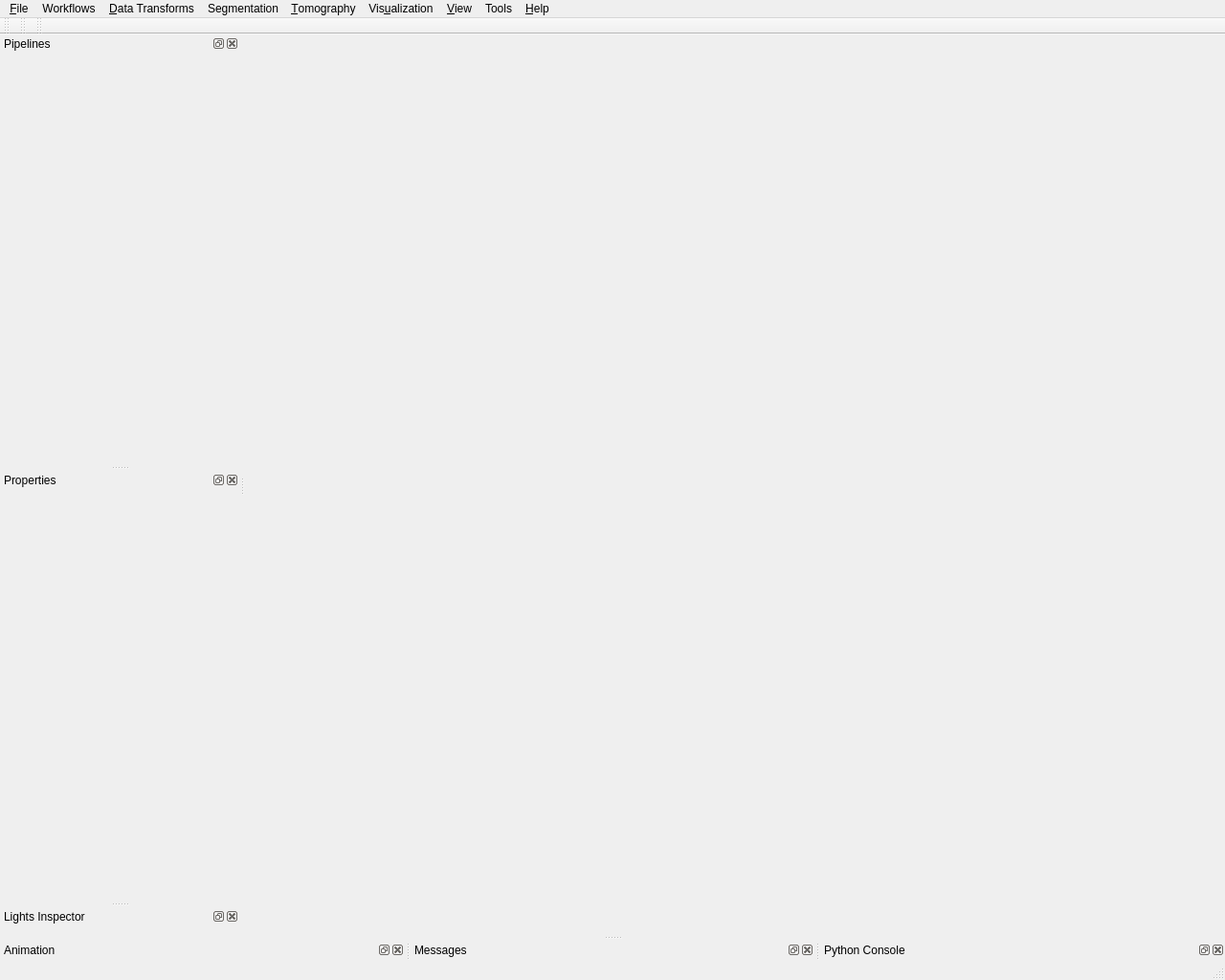
<?xml version="1.0" encoding="UTF-8"?>
<ui version="4.0">
 <class>MainWindow</class>
 <widget class="QMainWindow" name="MainWindow">
  <property name="geometry">
   <rect>
    <x>0</x>
    <y>0</y>
    <width>1280</width>
    <height>1024</height>
   </rect>
  </property>
  <property name="windowTitle">
   <string>MainWindow</string>
  </property>
  <widget class="tomviz::CentralWidget" name="centralWidget">
   <property name="sizePolicy">
    <sizepolicy hsizetype="Expanding" vsizetype="Expanding">
     <horstretch>0</horstretch>
     <verstretch>0</verstretch>
    </sizepolicy>
   </property>
  </widget>
  <widget class="QMenuBar" name="menubar">
   <property name="geometry">
    <rect>
     <x>0</x>
     <y>0</y>
     <width>1280</width>
     <height>26</height>
    </rect>
   </property>
   <widget class="QMenu" name="menu_File">
    <property name="title">
     <string>&amp;File</string>
    </property>
    <widget class="QMenu" name="menuRecentlyOpened">
     <property name="title">
      <string>R&amp;ecently Opened</string>
     </property>
    </widget>
    <widget class="QMenu" name="menuOpen">
     <property name="title">
      <string>&amp;Open</string>
     </property>
     <addaction name="actionOpen"/>
     <addaction name="actionStack"/>
     <addaction name="actionOpenTimeSeries"/>
    </widget>
    <addaction name="menuOpen"/>
    <addaction name="menuRecentlyOpened"/>
    <addaction name="separator"/>
    <addaction name="actionSaveData"/>
    <addaction name="separator"/>
    <addaction name="actionImportFromDataBroker"/>
    <addaction name="actionExportToDataBroker"/>
    <addaction name="separator"/>
    <addaction name="actionSaveScreenshot"/>
    <addaction name="actionSaveMovie"/>
    <addaction name="actionSaveWeb"/>
    <addaction name="separator"/>
    <addaction name="actionLoadState"/>
    <addaction name="actionSaveStateAs"/>
    <addaction name="actionSaveState"/>
    <addaction name="separator"/>
    <addaction name="actionReset"/>
    <addaction name="actionExit"/>
   </widget>
   <widget class="QMenu" name="menuModules">
    <property name="title">
     <string>Vis&amp;ualization</string>
    </property>
   </widget>
   <widget class="QMenu" name="menuTools">
    <property name="title">
     <string>Tools</string>
    </property>
    <property name="toolTipsVisible">
     <bool>true</bool>
    </property>
    <addaction name="actionAcquisition"/>
    <addaction name="actionAnimationHelper"/>
    <addaction name="actionPassiveAcquisition"/>
   </widget>
   <widget class="QMenu" name="menuData">
    <property name="title">
     <string>&amp;Data Transforms</string>
    </property>
   </widget>
   <widget class="QMenu" name="menuView">
    <property name="title">
     <string>&amp;View</string>
    </property>
   </widget>
   <widget class="QMenu" name="menuHelp">
    <property name="title">
     <string>&amp;Help</string>
    </property>
    <addaction name="actionAbout"/>
    <addaction name="actionReadTheDocs"/>
   </widget>
   <widget class="QMenu" name="menuTomography">
    <property name="title">
     <string>&amp;Tomography</string>
    </property>
   </widget>
   <widget class="QMenu" name="menuSegmentation">
    <property name="title">
     <string>Segmentation</string>
    </property>
   </widget>
   <widget class="QMenu" name="menuWorkflows">
    <property name="title">
     <string>Workflows</string>
    </property>
    <addaction name="actionPyXRFWorkflow"/>
    <addaction name="actionPtychoWorkflow"/>
   </widget>
   <addaction name="menu_File"/>
   <addaction name="menuWorkflows"/>
   <addaction name="menuData"/>
   <addaction name="menuSegmentation"/>
   <addaction name="menuTomography"/>
   <addaction name="menuModules"/>
   <addaction name="menuView"/>
   <addaction name="menuTools"/>
   <addaction name="menuHelp"/>
  </widget>
  <widget class="QStatusBar" name="statusbar"/>
  <widget class="QDockWidget" name="dockWidget">
   <property name="minimumSize">
    <size>
     <width>250</width>
     <height>300</height>
    </size>
   </property>
   <property name="windowTitle">
    <string>Pipelines</string>
   </property>
   <attribute name="dockWidgetArea">
    <number>1</number>
   </attribute>
   <widget class="QWidget" name="pipelineBrowserWidget">
    <layout class="QVBoxLayout" name="verticalLayout" stretch="0">
     <property name="leftMargin">
      <number>0</number>
     </property>
     <property name="topMargin">
      <number>0</number>
     </property>
     <property name="rightMargin">
      <number>0</number>
     </property>
     <property name="bottomMargin">
      <number>0</number>
     </property>
     <item>
      <widget class="QWidget" name="pipelineWidgetContainer">
       <layout class="QVBoxLayout" name="pipelineContainerLayout">
        <property name="leftMargin">
         <number>0</number>
        </property>
        <property name="topMargin">
         <number>0</number>
        </property>
        <property name="rightMargin">
         <number>0</number>
        </property>
        <property name="bottomMargin">
         <number>0</number>
        </property>
       </layout>
      </widget>
     </item>
    </layout>
   </widget>
  </widget>
  <widget class="QToolBar" name="modulesToolbar">
   <property name="windowTitle">
    <string>Visualization Modules Toolbar</string>
   </property>
   <attribute name="toolBarArea">
    <enum>TopToolBarArea</enum>
   </attribute>
   <attribute name="toolBarBreak">
    <bool>false</bool>
   </attribute>
  </widget>
  <widget class="QToolBar" name="utilitiesToolbar">
   <property name="windowTitle">
    <string>Utilities Toolbar</string>
   </property>
   <attribute name="toolBarArea">
    <enum>TopToolBarArea</enum>
   </attribute>
   <attribute name="toolBarBreak">
    <bool>false</bool>
   </attribute>
  </widget>
  <widget class="QDockWidget" name="dockWidgetAnimation">
   <property name="allowedAreas">
    <set>Qt::BottomDockWidgetArea|Qt::TopDockWidgetArea</set>
   </property>
   <property name="windowTitle">
    <string>Animation</string>
   </property>
   <attribute name="dockWidgetArea">
    <number>8</number>
   </attribute>
   <widget class="pqTimeManagerWidget" name="animationWidget"/>
  </widget>
  <widget class="pqVCRToolbar" name="vcrToolbar">
   <property name="windowTitle">
    <string>VCR Toolbar</string>
   </property>
   <attribute name="toolBarArea">
    <enum>TopToolBarArea</enum>
   </attribute>
   <attribute name="toolBarBreak">
    <bool>false</bool>
   </attribute>
  </widget>
  <widget class="QDockWidget" name="dockWidget_5">
   <property name="sizePolicy">
    <sizepolicy hsizetype="Preferred" vsizetype="Preferred">
     <horstretch>0</horstretch>
     <verstretch>0</verstretch>
    </sizepolicy>
   </property>
   <property name="minimumSize">
    <size>
     <width>250</width>
     <height>300</height>
    </size>
   </property>
   <property name="windowTitle">
    <string>Properties</string>
   </property>
   <attribute name="dockWidgetArea">
    <number>1</number>
   </attribute>
   <widget class="QWidget" name="dockWidgetContents">
    <layout class="QVBoxLayout" name="verticalLayout_2">
     <property name="leftMargin">
      <number>0</number>
     </property>
     <property name="topMargin">
      <number>0</number>
     </property>
     <property name="rightMargin">
      <number>0</number>
     </property>
     <property name="bottomMargin">
      <number>0</number>
     </property>
     <item>
      <layout class="QVBoxLayout" name="verticalLayout_3">
       <item>
        <widget class="QStackedWidget" name="propertiesPanelStackedWidget">
         <property name="currentIndex">
          <number>0</number>
         </property>
         <widget class="QWidget" name="empty"/>
         <widget class="QScrollArea" name="moleculePropertiesScrollArea">
          <property name="frameShape">
           <enum>QFrame::NoFrame</enum>
          </property>
          <property name="horizontalScrollBarPolicy">
           <enum>Qt::ScrollBarAlwaysOff</enum>
          </property>
          <property name="widgetResizable">
           <bool>true</bool>
          </property>
          <widget class="tomviz::MoleculePropertiesPanel" name="moleculePropertiesPanel">
           <property name="geometry">
            <rect>
             <x>0</x>
             <y>0</y>
             <width>100</width>
             <height>30</height>
            </rect>
           </property>
          </widget>
         </widget>
        </widget>
       </item>
      </layout>
     </item>
    </layout>
   </widget>
  </widget>
  <widget class="QDockWidget" name="dockWidgetMessages">
   <property name="windowTitle">
    <string>Messages</string>
   </property>
   <attribute name="dockWidgetArea">
    <number>8</number>
   </attribute>
   <widget class="pqOutputWidget" name="outputWidget"/>
  </widget>
  <widget class="QDockWidget" name="dockWidgetPythonConsole">
   <property name="windowTitle">
    <string>Python Console</string>
   </property>
   <attribute name="dockWidgetArea">
    <number>8</number>
   </attribute>
   <widget class="pqPythonShell" name="pythonConsole"/>
  </widget>
  <widget class="QDockWidget" name="dockWidgetLightsInspector">
   <property name="windowTitle">
    <string>Lights Inspector</string>
   </property>
   <attribute name="dockWidgetArea">
    <number>1</number>
   </attribute>
   <widget class="pqLightsInspector" name="lightsInspector"/>
  </widget>
  <action name="actionExit">
   <property name="text">
    <string>E&amp;xit</string>
   </property>
   <property name="shortcut">
    <string>Ctrl+Q</string>
   </property>
  </action>
  <action name="actionPassiveAcquisition">
   <property name="text">
    <string>&amp;Passive Acquisition</string>
   </property>
   <property name="toolTip">
    <string>Passive Acquisition</string>
   </property>
  </action>
  <action name="actionSaveData">
   <property name="text">
    <string>&amp;Save Data</string>
   </property>
   <property name="shortcut">
    <string>Ctrl+S</string>
   </property>
  </action>
  <action name="actionImportFromDataBroker">
   <property name="enabled">
    <bool>false</bool>
   </property>
   <property name="text">
    <string>&amp;Import from DataBroker</string>
   </property>
  </action>
  <action name="actionExportToDataBroker">
   <property name="enabled">
    <bool>false</bool>
   </property>
   <property name="text">
    <string>&amp;Export to DataBroker</string>
   </property>
  </action>
  <action name="actionSaveScreenshot">
   <property name="text">
    <string>Export Screenshot...</string>
   </property>
  </action>
  <action name="actionSaveMovie">
   <property name="text">
    <string>Export Movie...</string>
   </property>
  </action>
  <action name="actionSaveStateAs">
   <property name="text">
    <string>Save State As</string>
   </property>
  </action>
  <action name="actionLoadState">
   <property name="text">
    <string>&amp;Load State</string>
   </property>
  </action>
  <action name="actionReset">
   <property name="text">
    <string>&amp;Reset</string>
   </property>
   <property name="toolTip">
    <string>Reset application</string>
   </property>
  </action>
  <action name="actionAbout">
   <property name="text">
    <string>&amp;About</string>
   </property>
  </action>
  <action name="actionSaveWeb">
   <property name="text">
    <string>Export to Web...</string>
   </property>
   <property name="toolTip">
    <string>Export data to Web</string>
   </property>
  </action>
  <action name="actionAcquisition">
   <property name="text">
    <string>Acquisition</string>
   </property>
   <property name="toolTip">
    <string>Acquisition</string>
   </property>
  </action>
  <action name="actionReadTheDocs">
   <property name="text">
    <string>Documentation</string>
   </property>
  </action>
  <action name="actionSaveState">
   <property name="enabled">
    <bool>false</bool>
   </property>
   <property name="text">
    <string>Save State</string>
   </property>
  </action>
  <action name="actionOpen">
   <property name="text">
    <string>&amp;Data</string>
   </property>
  </action>
  <action name="actionStack">
   <property name="text">
    <string>&amp;Stack</string>
   </property>
  </action>
  <action name="actionOpenTimeSeries">
   <property name="text">
    <string>&amp;Time Series</string>
   </property>
  </action>
  <action name="actionAnimationHelper">
   <property name="text">
    <string>Animation Helper</string>
   </property>
  </action>
  <action name="actionPyXRFWorkflow">
   <property name="text">
    <string>PyXRF</string>
   </property>
   <property name="toolTip">
    <string>PyXRF Workflow</string>
   </property>
  </action>
  <action name="actionPtychoWorkflow">
   <property name="text">
    <string>Ptycho</string>
   </property>
  </action>
 </widget>
 <customwidgets>
  <customwidget>
   <class>tomviz::CentralWidget</class>
   <extends>QWidget</extends>
   <header>CentralWidget.h</header>
   <container>1</container>
  </customwidget>
  <customwidget>
   <class>pqTimeManagerWidget</class>
   <extends>QWidget</extends>
   <header>pqTimeManagerWidget.h</header>
   <container>1</container>
  </customwidget>
  <customwidget>
   <class>pqVCRToolbar</class>
   <extends>QToolBar</extends>
   <header>pqVCRToolbar.h</header>
  </customwidget>
  <customwidget>
   <class>tomviz::MoleculePropertiesPanel</class>
   <extends>QWidget</extends>
   <header>MoleculePropertiesPanel.h</header>
   <container>1</container>
  </customwidget>
  <customwidget>
   <class>pqOutputWidget</class>
   <extends>QWidget</extends>
   <header>pqOutputWidget.h</header>
   <container>1</container>
  </customwidget>
  <customwidget>
   <class>pqPythonShell</class>
   <extends>QWidget</extends>
   <header>pqPythonShell.h</header>
   <container>1</container>
  </customwidget>
  <customwidget>
   <class>pqLightsInspector</class>
   <extends>QWidget</extends>
   <header>pqLightsInspector.h</header>
   <container>1</container>
  </customwidget>
 </customwidgets>
 <resources>
  <include location="../ParaView3/ParaView/Qt/Components/Resources/pqComponents.qrc"/>
  <include location="../ParaView3/ParaView/Qt/Core/Resources/pqCore.qrc"/>
  <include location="../ParaView3/ParaView/Qt/Widgets/Resources/QtWidgets.qrc"/>
 </resources>
 <connections/>
</ui>
